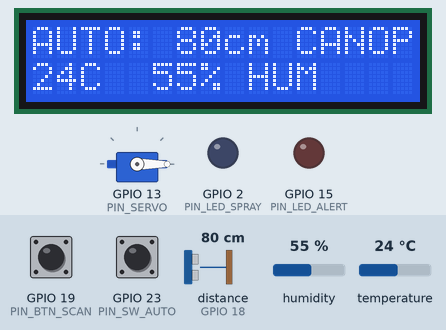
This sketch was run on a simulated ESP32. Shown: servo, 16×2 character LCD, output pins drawn as LEDs (lit = HIGH). Wiring (from diagram.json): ultrasonic range finder: trigger GPIO 5; echo GPIO 18. The inputs (shaded band) are chosen by the test bench; at power-on: distance to the obstacle (sensor on GPIO 18) 80 cm, GPIO 23 (PIN_SW_AUTO) LOW, GPIO 19 (PIN_BTN_SCAN) HIGH, humidity 55 %, temperature 24 °C. The echo pulse lasts 58.3 µs per cm; WiFi joins after 1.5 s; servers stay silent unless stated; uploads are accepted with an empty reply; pins used as bus, display or sensor lines are not drawn; what the sketch prints to the serial monitor is not drawn.

Above: at 4.9 s.
5.0 s: distance to the obstacle (sensor on GPIO 18) set to 2 cm
At 7.4 s:
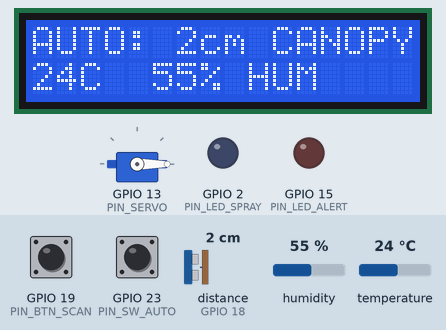
11.0 s: distance to the obstacle (sensor on GPIO 18) set to 120 cm
At 12.3 s:
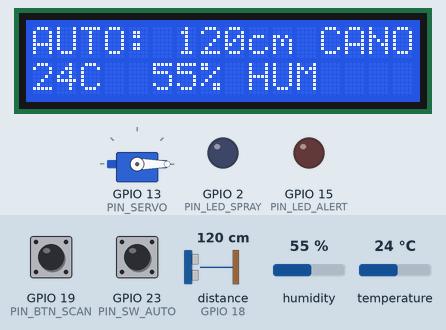
12.9 s: GPIO 23 (PIN_SW_AUTO) pulled HIGH for 0.15 s
At 13.7 s:
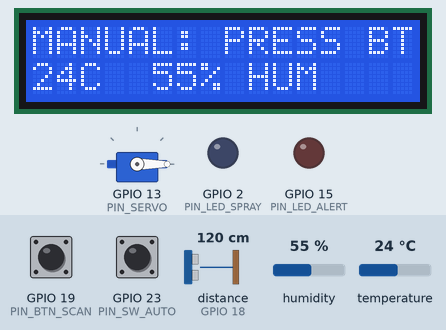
15.9 s: GPIO 19 (PIN_BTN_SCAN) pulled LOW for 0.15 s
At 16.08 s:
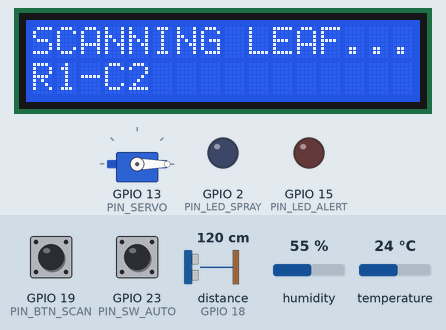
17.7 s: distance to the obstacle (sensor on GPIO 18) set to 60 cm
At 20.0 s:
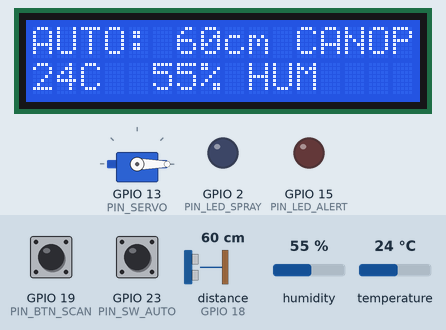
23.7 s: distance to the obstacle (sensor on GPIO 18) set to 120 cm
At 24.8 s:
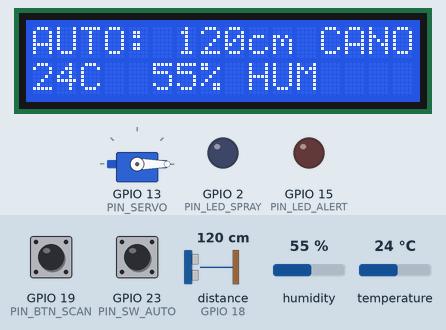
Timing chart, 0 to 26.7 s (numbered marks = the images above; inputs shaded):
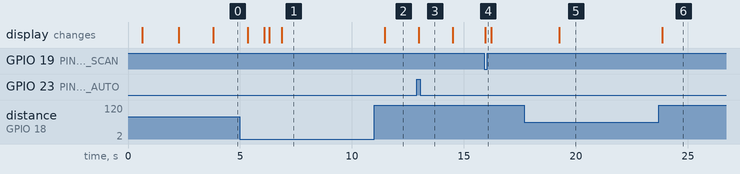

Measured:
- after the input at 5.0 s, the display: changes after 0.34 s (image 1)
- after the input at 11.0 s, the display: changes after 0.47 s (image 2)
- after the input at 12.9 s, the display: changes after 0.08 s (image 3)
- after the input at 15.9 s, the display: changes after 0.06 s (image 4)
- after the input at 17.7 s, the display: changes after 1.6 s (image 5)
- after the input at 23.7 s, the display: changes after 0.16 s (image 6)

The sketch:

sketch.ino
```cpp
/*
 * ============================================================================
 * CropGuard AI - ESP32 Hardware-in-the-Loop (HIL) Rover Firmware
 * Precision Rose Farming · Edge Triggered AI Vision & Kinematic Spraying
 * ============================================================================
 *
 * Hardware Peripherals Wired in Wokwi:
 * - ESP32 DevKit V1 (Main Controller)
 * - HC-SR04 Ultrasonic Distance Sensor (Canopy proximity detection)
 *   -> TRIG: GPIO 5 | ECHO: GPIO 18
 * - DHT22 Temperature & Humidity Sensor (Microclimate fungal risk)
 *   -> DATA: GPIO 4
 * - Pushbutton "SCAN LEAF" (Manual demo trigger)
 *   -> PIN: GPIO 19 (INPUT_PULLUP)
 * - Slide Switch "AUTO PATROL" (Autonomous mode switch)
 *   -> PIN: GPIO 23 (INPUT_PULLUP)
 * - Precision Spray Valve Servo Motor
 *   -> PWM: GPIO 13 (0° Closed, 90° Spraying)
 * - Blue Indicator LED (Spray Nozzle Actuated)
 *   -> PIN: GPIO 2
 * - Red Alert LED (Disease Pathogen Detected)
 *   -> PIN: GPIO 15
 * - I2C LCD 1602 Display (Live diagnosis & spray telemetry)
 *   -> SDA: GPIO 21 | SCL: GPIO 22 (Address: 0x27)
 * ============================================================================
 */

#include <WiFi.h>
#include <HTTPClient.h>
#include <ArduinoJson.h>
#include <ESP32Servo.h>
#include <LiquidCrystal_I2C.h>
#include <DHT.h>

// ── Pin Configuration ────────────────────────────────────────────────────────
#define PIN_TRIG        5
#define PIN_ECHO        18
#define PIN_DHT         4
#define PIN_BTN_SCAN    19
#define PIN_SW_AUTO     23
#define PIN_SERVO       13
#define PIN_LED_SPRAY   2
#define PIN_LED_ALERT   15

#define DHT_TYPE        DHT22

// ── Network Configuration ───────────────────────────────────────────────────
// Wokwi simulation uses standard virtual WiFi access point
const char* WIFI_SSID     = "Wokwi-GUEST";
const char* WIFI_PASSWORD = "";

// Backend API endpoint on host computer
// In Wokwi web & VS Code extension, 'host.wokwi.internal' points to host localhost:8000
const char* API_ENDPOINT  = "http://host.wokwi.internal:8000/api/wokwi/predict";

// ── Hardware Instances ──────────────────────────────────────────────────────
DHT dht(PIN_DHT, DHT_TYPE);
Servo sprayServo;
LiquidCrystal_I2C lcd(0x27, 16, 2);

// ── State Variables ─────────────────────────────────────────────────────────
bool lastBtnState = HIGH;
unsigned long lastDebounceTime = 0;
unsigned long lastAutoScanTime = 0;
const unsigned long AUTO_SCAN_COOLDOWN_MS = 6000; // 6s between scans in auto mode

int currentPlantRow = 1;
int currentPlantCol = 1;

// ── Ultrasonic Distance Helper ──────────────────────────────────────────────
float readUltrasonicDistanceCm() {
  digitalWrite(PIN_TRIG, LOW);
  delayMicroseconds(2);
  digitalWrite(PIN_TRIG, HIGH);
  delayMicroseconds(10);
  digitalWrite(PIN_TRIG, LOW);

  long duration = pulseIn(PIN_ECHO, HIGH, 30000); // 30ms timeout
  if (duration == 0) return 999.0; // No echo detected
  return duration * 0.0343 / 2.0;  // Speed of sound = 343 m/s
}

// ── LCD Display Helpers ─────────────────────────────────────────────────────
void updateLcd(const char* line1, const char* line2) {
  lcd.clear();
  lcd.setCursor(0, 0);
  lcd.print(line1);
  lcd.setCursor(0, 1);
  lcd.print(line2);
}

// ── AI Prediction & Kinematic Spray Actuation ───────────────────────────────
void triggerAiScanAndSpray(float distanceCm, float tempC, float humidity, const char* triggerType) {
  if (WiFi.status() != WL_CONNECTED) {
    Serial.println("[ERROR] WiFi not connected! Skipping AI inference.");
    updateLcd("WiFi Offline", "Retrying link...");
    return;
  }

  char plantId[12];
  snprintf(plantId, sizeof(plantId), "R%d-C%d", currentPlantRow, currentPlantCol);

  // Advance plant target for next scan (R1-C1 .. R3-C6)
  currentPlantCol++;
  if (currentPlantCol > 6) {
    currentPlantCol = 1;
    currentPlantRow++;
    if (currentPlantRow > 3) currentPlantRow = 1;
  }

  Serial.println("\n=======================================================");
  Serial.printf("[HIL SCAN TRIGGERED] Target: %s via %s\n", plantId, triggerType);
  Serial.printf("[SENSOR TELEMETRY] Dist: %.1f cm | Temp: %.1f C | Hum: %.1f %%\n", distanceCm, tempC, humidity);

  updateLcd("SCANNING LEAF...", plantId);

  // 1. Construct JSON Telemetry Payload
  StaticJsonDocument<384> docOut;
  docOut["plant_id"]      = plantId;
  docOut["distance_cm"]   = distanceCm;
  docOut["temp_c"]        = tempC;
  docOut["humidity"]      = humidity;
  docOut["crop_type"]     = "rose";
  docOut["scan_trigger"]  = triggerType;
  docOut["rover_speed"]   = 0.5; // m/s
  docOut["nozzle_offset"] = 0.8; // m

  String requestJson;
  serializeJson(docOut, requestJson);

  // 2. Transmit to CropGuard AI Backend
  HTTPClient http;
  http.begin(API_ENDPOINT);
  http.addHeader("Content-Type", "application/json");
  http.setTimeout(6000);

  Serial.printf("[HTTP POST] Transmitting telemetry to %s...\n", API_ENDPOINT);
  int httpCode = http.POST(requestJson);

  if (httpCode <= 0) {
    Serial.printf("[HTTP ERROR] Failed to connect! Code: %d (%s)\n", httpCode, http.errorToString(httpCode).c_str());
    updateLcd("AI Link Failed", "Check Backend");
    http.end();
    return;
  }

  String responseJson = http.getString();
  Serial.printf("[HTTP %d] Received AI Response:\n%s\n", httpCode, responseJson.c_str());
  http.end();

  // 3. Parse AI Model Response
  StaticJsonDocument<512> docIn;
  DeserializationError error = deserializeJson(docIn, responseJson);

  if (error) {
    Serial.printf("[JSON ERROR] Parsing failed: %s\n", error.c_str());
    updateLcd("JSON Parse Err", "Invalid Packet");
    return;
  }

  const char* disease   = docIn["disease"] | "Unknown";
  float confidence      = docIn["confidence"] | 0.0;
  float severity        = docIn["severity"] | 0.0;
  bool sprayCommand     = docIn["spray_command"] | false;
  int sprayDurationMs   = docIn["spray_duration_ms"] | 1200;
  int deltaTMs          = docIn["delta_t_ms"] | 1600;
  float chemicalSaved   = docIn["chemical_saved_pct"] | 0.0;

  // 4. Actuate Physical Peripherals & HIL Feedback
  if (sprayCommand && strcmp(disease, "Healthy") != 0) {
    // Disease Alert: Turn ON Red LED
    digitalWrite(PIN_LED_ALERT, HIGH);

    char line1[17];
    char line2[17];
    snprintf(line1, sizeof(line1), "%.7s %.0f%%", disease, confidence);
    snprintf(line2, sizeof(line2), "Dt:%dms ALERT", deltaTMs);
    updateLcd(line1, line2);

    Serial.printf("[AI DIAGNOSIS] %s Detected (%.1f%% Conf, %.1f%% Sev)\n", disease, confidence, severity);
    Serial.printf("[KINEMATICS] Delaying %d ms (distance / speed lookahead)...\n", deltaTMs);

    // Wait kinematic delta_t (time for rover to travel from camera to rear spray boom)
    delay(deltaTMs);

    // Actuate Precision Spray Nozzle: Blue LED ON + Servo to 90 degrees
    Serial.printf("[ACTUATOR] Opening Spray Valve Servo (90 deg) for %d ms\n", sprayDurationMs);
    digitalWrite(PIN_LED_SPRAY, HIGH);
    sprayServo.write(90);

    snprintf(line2, sizeof(line2), "SPRAYING %dms", sprayDurationMs);
    updateLcd(line1, line2);

    delay(sprayDurationMs);

    // Close Precision Spray Nozzle: Servo back to 0 degrees + Blue LED OFF
    Serial.println("[ACTUATOR] Closing Spray Valve Servo (0 deg)");
    sprayServo.write(0);
    digitalWrite(PIN_LED_SPRAY, LOW);
    digitalWrite(PIN_LED_ALERT, LOW);

    snprintf(line2, sizeof(line2), "SAVED: %.0f%% CHEM", chemicalSaved);
    updateLcd(line1, line2);
    delay(2000);

  } else {
    // Plant is Healthy: Zero chemical wasted!
    Serial.printf("[AI DIAGNOSIS] Healthy Canopy (%.1f%% Conf). No spray needed.\n", confidence);
    digitalWrite(PIN_LED_ALERT, LOW);
    digitalWrite(PIN_LED_SPRAY, LOW);
    sprayServo.write(0);

    char line1[17];
    char line2[17];
    snprintf(line1, sizeof(line1), "%.6s: HEALTHY", plantId);
    snprintf(line2, sizeof(line2), "%.0f%% - NO SPRAY", confidence);
    updateLcd(line1, line2);
    delay(2500);
  }

  Serial.println("=======================================================\n");
}

// ── Setup ───────────────────────────────────────────────────────────────────
void setup() {
  Serial.begin(115200);
  delay(500);

  Serial.println("\n╔════════════════════════════════════════════════════╗");
  Serial.println("║   CropGuard AI · ESP32 Hardware-in-the-Loop Rover  ║");
  Serial.println("║   Precision Rose Disease Detection & Spraying      ║");
  Serial.println("╚════════════════════════════════════════════════════╝");

  // GPIO Pin Modes
  pinMode(PIN_TRIG, OUTPUT);
  pinMode(PIN_ECHO, INPUT);
  pinMode(PIN_BTN_SCAN, INPUT_PULLUP);
  pinMode(PIN_SW_AUTO, INPUT_PULLUP);
  pinMode(PIN_LED_SPRAY, OUTPUT);
  pinMode(PIN_LED_ALERT, OUTPUT);

  digitalWrite(PIN_LED_SPRAY, LOW);
  digitalWrite(PIN_LED_ALERT, LOW);

  // Initialize Servo
  sprayServo.attach(PIN_SERVO);
  sprayServo.write(0); // Valve closed at 0°

  // Initialize Sensors
  dht.begin();

  // Initialize I2C LCD Display
  lcd.init();
  lcd.backlight();
  updateLcd("CropGuard AI HIL", "Connecting WiFi.");

  // Connect to Wokwi Simulated Wi-Fi
  Serial.printf("[WIFI] Connecting to SSID: %s...\n", WIFI_SSID);
  WiFi.mode(WIFI_STA);
  WiFi.begin(WIFI_SSID, WIFI_PASSWORD);

  int attempts = 0;
  while (WiFi.status() != WL_CONNECTED && attempts < 20) {
    delay(400);
    Serial.print(".");
    attempts++;
  }

  if (WiFi.status() == WL_CONNECTED) {
    Serial.println("\n[WIFI] Connected successfully!");
    Serial.printf("[WIFI] IP Address: %s\n", WiFi.localIP().toString().c_str());
    updateLcd("WiFi Connected", "AI HIL Rover Ready");
  } else {
    Serial.println("\n[WIFI] Simulated connection timeout (will retry in loop)");
    updateLcd("WiFi Warning", "Offline Standby");
  }

  delay(1500);
}

// ── Main Loop ───────────────────────────────────────────────────────────────
void loop() {
  // Read Sensors
  float distanceCm = readUltrasonicDistanceCm();
  float tempC      = dht.readTemperature();
  float humidity   = dht.readHumidity();

  // Fallbacks if sensor read fails
  if (isnan(tempC)) tempC = 25.0;
  if (isnan(humidity)) humidity = 75.0;

  bool isAutoMode = (digitalRead(PIN_SW_AUTO) == LOW); // Slide switch ON (connected to GND)
  bool btnReading = digitalRead(PIN_BTN_SCAN);

  // 1. Manual Scan Pushbutton Trigger
  if (btnReading == LOW && lastBtnState == HIGH && (millis() - lastDebounceTime) > 300) {
    lastDebounceTime = millis();
    Serial.println("[USER] Manual 'SCAN LEAF' button pressed!");
    triggerAiScanAndSpray(distanceCm, tempC, humidity, "manual_button");
  }
  lastBtnState = btnReading;

  // 2. Autonomous Ultrasonic Proximity Trigger
  if (isAutoMode) {
    // When rover approaches plant canopy within 30cm, trigger scan
    if (distanceCm > 2.0 && distanceCm < 30.0) {
      if (millis() - lastAutoScanTime > AUTO_SCAN_COOLDOWN_MS) {
        lastAutoScanTime = millis();
        Serial.printf("[AUTO PATROL] Canopy proximity detected: %.1f cm (< 30 cm)\n", distanceCm);
        triggerAiScanAndSpray(distanceCm, tempC, humidity, "ultrasonic_proximity");
      }
    }
  }

  // 3. Periodic Status Display Refresh on LCD (every 1.5 seconds)
  static unsigned long lastLcdRefresh = 0;
  if (millis() - lastLcdRefresh > 1500) {
    lastLcdRefresh = millis();
    char line1[17];
    char line2[17];

    if (isAutoMode) {
      snprintf(line1, sizeof(line1), "AUTO: %.0fcm CANOPY", distanceCm);
    } else {
      snprintf(line1, sizeof(line1), "MANUAL: PRESS BTN");
    }
    snprintf(line2, sizeof(line2), "%.0fC  %.0f%% HUM", tempC, humidity);
    updateLcd(line1, line2);
  }

  delay(40);
}
```
